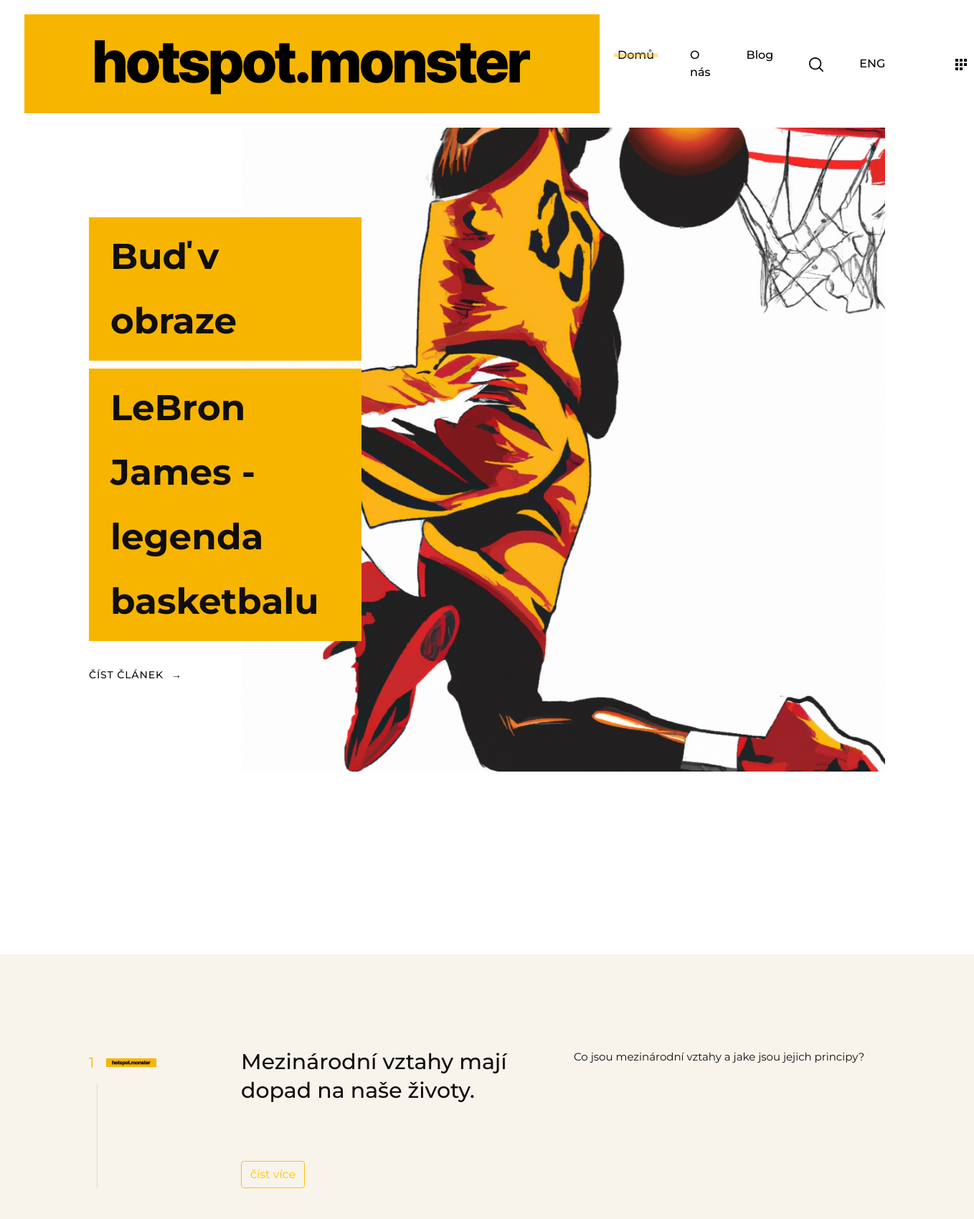
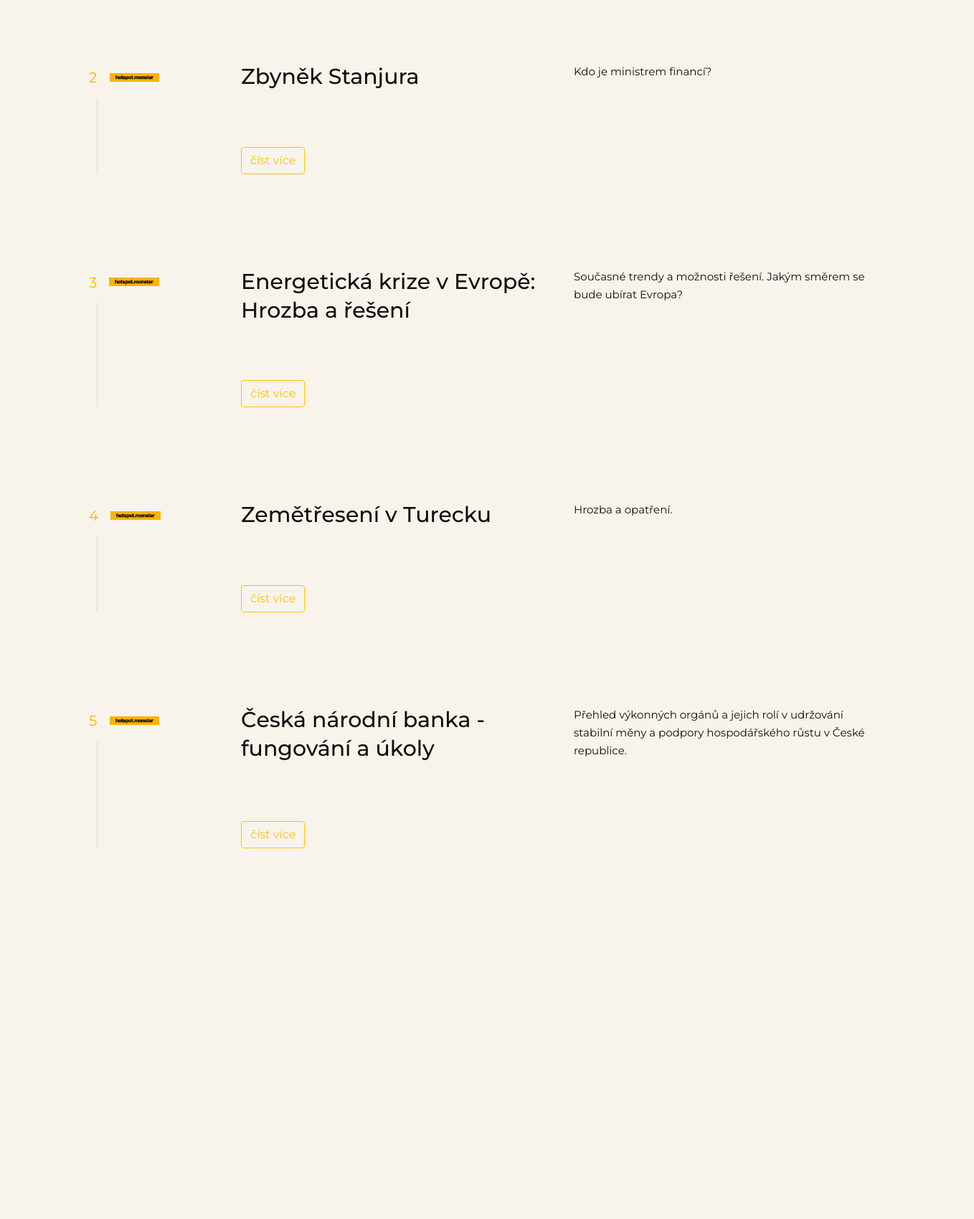
The page / (upper part) on the database its author committed (2 pictures, top to bottom).
### blog/models.py (models this page shows, shortened)
class BlogPost(models.Model):
	title = models.CharField('Title', max_length=255)
	subtitle = models.CharField('Subtitle', max_length=255, blank=True)
	content = models.TextField('Content1', blank=False)
	content2 = models.TextField('Content2', blank=True)
	date_published = models.DateTimeField('Date', default=now, editable=True)
	author = models.CharField('Autor',max_length=255)
	quotes = models.CharField('Quatation', max_length=255, blank=True)
	category1 = models.CharField("Category1", max_length=255, blank=True)
	category2 = models.CharField("Category2", max_length=255, blank=True)
	category3 = models.CharField("Category3", max_length=255, blank=True)
	tag1 = models.CharField("Tag1", max_length=255, blank=True)
	tag2 = models.CharField("Tag2", max_length=255, blank=True)
	tag3 = models.CharField("Tag3", max_length=255, blank=True)
	tag4 = models.CharField("Tag4", max_length=255, blank=True)
	tag5 = models.CharField("Tag5", max_length=255, blank=True)
	tag6 = models.CharField("Tag6", max_length=255, blank=True)
	tag7 = models.CharField("Tag7", max_length=255, blank=True)
	tag8 = models.CharField("Tag8", max_length=255, blank=True)
	tag9 = models.CharField("Tag9", max_length=255, blank=True)
	tag10 = models.CharField("Tag10", max_length=255, blank=True)
	read_count = models.IntegerField('Read Count', default=0)
	picture_name = models.CharField('Picture_name', max_length=255, blank=True)

### blog/views.py (the view)
# urls.py: path('', views.index, name='index'),
def index (request):
	last_post = BlogPost.objects.all().order_by('-date_published')[:1]
	last_five = BlogPost.objects.all().order_by('date_published')[:5]
	return render(request, 'index.html', {
		'last_five': last_five,
		'last_post': last_post,
		})

### blog/templates/index.html
{% include 'header.html' %}
{% include 'navbar.html' %}
    <main>
        <section>
            <div class="container wow fadeIn">
                <div id="oleezLandingCarousel" class="oleez-landing-carousel carousel slide" data-ride="carousel">
                    <div class="carousel-inner" role="listbox">
                        {% for blog_post in last_post %}
                        <div class="carousel-item active">
                            <img src="static/images/blog_images/{{blog_post.picture_name}}" alt="First slide" class="w-100">
                            <div class="carousel-caption">
                                <h2 data-animation="animated fadeInRight"><span>Buď v obraze</span></h2>
                                <h2 data-animation="animated fadeInRight"><span>{{blog_post.title}}</span></h2>
                                <a href="{% url 'blog_single' blog_post.id %}" class="carousel-item-link" data-animation="animated fadeInRight" method=POST>ČÍST ČLÁNEK</a>
                            </div>
                            {% endfor %}
                        </div>
                    </div>
            </div>
        </div>
        </section>
        <section class="oleez-landing-section oleez-landing-section-about wow">
        </section>
        {% for blog_post in last_five %}
         <section class="oleez-landing-section oleez-landing-section-about">
            <div class="container">
                <div class="oleez-landing-section-content">
                    <div class="oleez-landing-section-verticals wow fadeIn">
                        <span class="number">{{ blog_post.id }}</span> <img src="/static/images/Logo_2.png" alt="ollez" height="12px">
                    </div>
                    <div class="row landing-about-content wow fadeInUp">
                        <div class="col-md-6">
                            <h2>{{ blog_post.title }}</h2>
                        </div>
                        <div class="col-md-6">
                            <p>{{ blog_post.subtitle }}</p>
                        </div>
                    </div>
                    <a type="button" class="btn btn-outline-warning" method=POST href='{% url "blog_single" blog_post.id %}'>číst více</a>
                </div>
            </div>
       {% endfor %}
        </section>
{% include 'footer.html' %}

### rows shown on the page
BlogPost: picture_name (picture), title "LeBron James - legenda basketbalu"
BlogPost: id "1", title "Mezinárodní vztahy mají dopad na naše životy.", subtitle "Co jsou mezinárodní vztahy a jake jsou jejich principy?"
BlogPost: id "2", title "Zbyněk Stanjura", subtitle "Kdo je ministrem financí?"
BlogPost: id "3", title "Energetická krize v Evropě: Hrozba a řešení", subtitle "Současné trendy a možnosti řešení. Jakým směrem se bude ubírat Evropa?"
BlogPost: id "4", title "Zemětřesení v Turecku", subtitle "Hrozba a opatření."
BlogPost: id "5", title "Česká národní banka - fungování a úkoly", subtitle "Přehled výkonných orgánů a jejich rolí v udržování stabilní měny a podpory hospodářského růstu v České republice."
